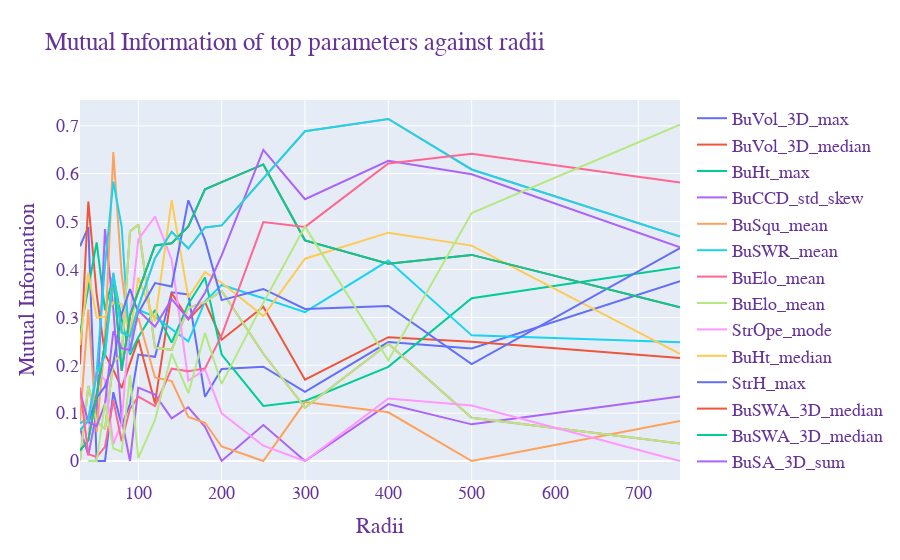

This figure's notebook cell:
### Markdown cell above
# Nighttime

### Code cell
# interactive plot
import plotly.express as px
import plotly.graph_objects as go

fig = go.Figure()
for i in top_params:
    fig.add_trace(go.Scatter(x=list(mi_dict.keys()), y=[mi_dict[j][mi_dict[j].index==i].values[0] for j in mi_dict.keys()], mode='lines', name=i))


fig.update_layout(
    title="Mutual Information of top parameters against radii",
    xaxis_title="Radii",
    yaxis_title="Mutual Information",
    font=dict(
        family="Courier New, monospace",
        size=18,
        color="RebeccaPurple"
    )
)

fig.show()
